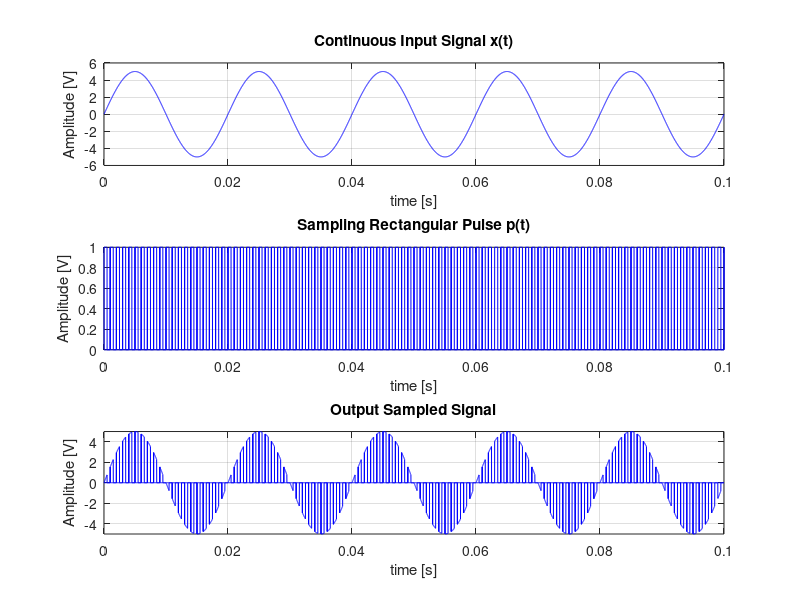

Source code (MATLAB):
% Over Sampling
fs=100000;
f=1000;
t=0:1/fs:0.1;
w = 2*pi*50;
x = 5*sin(w*t);
subplot(3,1,1);
plot(t,x,'b');
title('Continuous Input Signal x(t)');
xlabel('time [s]'); ylabel('Amplitude [V]');
grid on;
hold on;

rec=[0.1 50];
for train = 1: length(rec)
    for rate = 1: length(f)
        
        p = max(square(2*pi*f(rate)*t,rec(train)),0);
        subplot(3,1,2);
        plot(t,p,'b');
        title('Sampling Rectangular Pulse p(t)');
        xlabel('time [s]'); ylabel('Amplitude [V]');
        grid on;
        hold on;
        
        output = x.*p;
        subplot(3,1,3);
        plot(t,output, 'b');
        xlim([0,0.1])
        ylim([-5,5]);
        title('Output Sampled Signal');
        xlabel('time [s]'); ylabel('Amplitude [V]');
        grid on;
        hold on;
    end
end